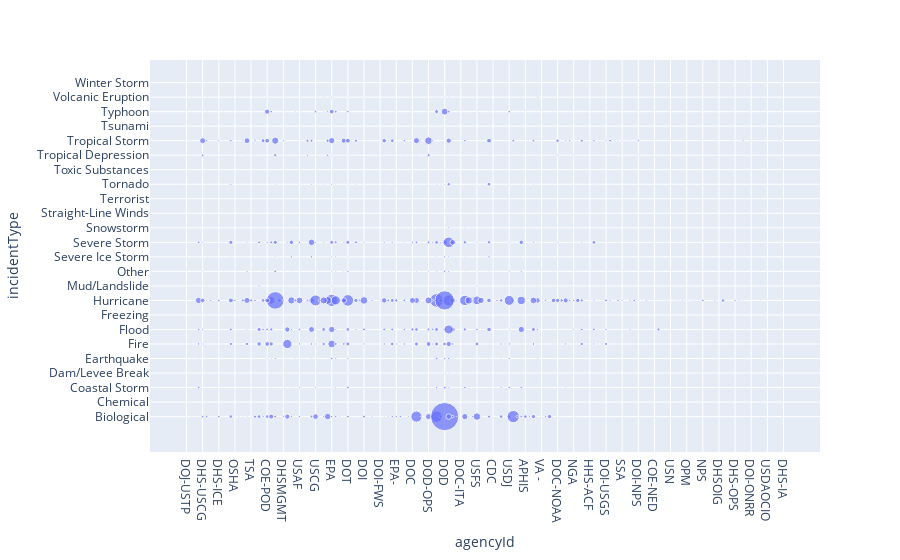

The cell this chart's notebook holds for it:
### Code cell
fig = px.scatter(df.groupby(
        ['agencyId', 'incidentType']).size(       
    ).reset_index(
        name='count').sort_values(by='incidentType'),
                 x = 'agencyId',
                 y = 'incidentType',
                 size = 'count')
fig.show()

### Figure 1 — Plotly figure (JSON) as saved in the notebook; plotly's stock layout.template omitted (floating-point values rounded to 4 significant figures; data arrays with more than 128 entries replaced by an {"elided": "..."} marker saying what was removed)
{"data": [{"hovertemplate": "agencyId=%{x}<br>incidentType=%{y}<br>count=%{marker.size}<extra></extra>", "legendgroup": "", "marker": {"color": "#636efa", "size": {"elided": "771 int values"}, "sizemode": "area", "sizeref": 10.11, "symbol": "circle"}, "mode": "markers", "name": "", "orientation": "v", "showlegend": false, "type": "scatter", "x": {"elided": "771 str values"}, "xaxis": "x", "y": {"elided": "771 str values"}, "yaxis": "y"}], "layout": {"legend": {"itemsizing": "constant", "tracegroupgap": 0}, "margin": {"t": 60}, "xaxis": {"anchor": "y", "domain": [0, 1], "title": {"text": "agencyId"}}, "yaxis": {"anchor": "x", "domain": [0, 1], "title": {"text": "incidentType"}}}}
